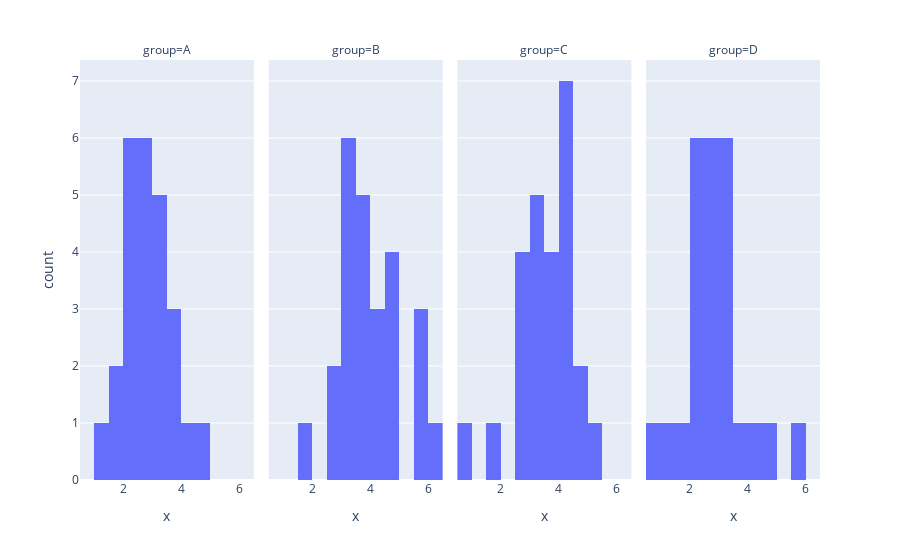

Write notebook code for a chart like this one.
### Code cell
# x histograms by group
plotly.express.histogram(data1, x = "x", facet_col = "group")

### Figure 1 — Plotly figure (JSON) as saved in the notebook; plotly's stock layout.template omitted (floating-point values rounded to 4 significant figures)
{"data": [{"alignmentgroup": "True", "bingroup": "x", "hoverlabel": {"namelength": 0}, "hovertemplate": "group=A<br>x=%{x}<br>count=%{y}", "legendgroup": "", "marker": {"color": "#636efa"}, "name": "", "offsetgroup": "", "orientation": "v", "showlegend": false, "type": "histogram", "x": [2.234, 3.234, 2.152, 3.857, 3.58, 2.459, 3.426, 3.81, 2.395, 1.524, 2.652, 4.552, 2.687, 3.232, 4.171, 1.672, 2.697, 3.345, 3.473, 2.395, 2.997, 1.106, 2.854, 2.886, 2.252], "xaxis": "x", "yaxis": "y"}, {"alignmentgroup": "True", "bingroup": "x", "hoverlabel": {"namelength": 0}, "hovertemplate": "group=B<br>x=%{x}<br>count=%{y}", "legendgroup": "", "marker": {"color": "#636efa"}, "name": "", "offsetgroup": "", "orientation": "v", "showlegend": false, "type": "histogram", "x": [3.766, 3.636, 4.425, 4.64, 3.368, 3.923, 3.034, 4.73, 5.738, 3.13, 5.938, 3.432, 2.642, 3.799, 4.195, 4.627, 1.693, 3.16, 4.747, 3.732, 5.61, 3.256, 4.266, 2.981, 6.171], "xaxis": "x2", "yaxis": "y2"}, {"alignmentgroup": "True", "bingroup": "x", "hoverlabel": {"namelength": 0}, "hovertemplate": "group=C<br>x=%{x}<br>count=%{y}", "legendgroup": "", "marker": {"color": "#636efa"}, "name": "", "offsetgroup": "", "orientation": "v", "showlegend": false, "type": "histogram", "x": [2.979, 3.704, 3.312, 4.938, 3.093, 0.991, 3.534, 2.511, 3.156, 4.032, 2.784, 4.53, 3.803, 4.32, 4.229, 3.258, 4.232, 4.379, 3.76, 2.994, 1.842, 3.137, 5.099, 4.327, 4.18], "xaxis": "x3", "yaxis": "y3"}, {"alignmentgroup": "True", "bingroup": "x", "hoverlabel": {"namelength": 0}, "hovertemplate": "group=D<br>x=%{x}<br>count=%{y}", "legendgroup": "", "marker": {"color": "#636efa"}, "name": "", "offsetgroup": "", "orientation": "v", "showlegend": false, "type": "histogram", "x": [2.45, 2.573, 3.227, 3.093, 4.449, 1.48, 3.886, 3.222, 2.781, 5.532, 2.031, 3.454, 2.81, 2.38, 1.704, 2.71, 2.373, 3.177, 2.652, 4.733, 3.487, 2.688, 2.043, 2.222, 0.519], "xaxis": "x4", "yaxis": "y4"}], "layout": {"annotations": [{"font": {}, "showarrow": false, "text": "group=A", "x": 0.1175, "xanchor": "center", "xref": "paper", "y": 1, "yanchor": "bottom", "yref": "paper"}, {"font": {}, "showarrow": false, "text": "group=B", "x": 0.3725, "xanchor": "center", "xref": "paper", "y": 1, "yanchor": "bottom", "yref": "paper"}, {"font": {}, "showarrow": false, "text": "group=C", "x": 0.6275, "xanchor": "center", "xref": "paper", "y": 1, "yanchor": "bottom", "yref": "paper"}, {"font": {}, "showarrow": false, "text": "group=D", "x": 0.8825, "xanchor": "center", "xref": "paper", "y": 1, "yanchor": "bottom", "yref": "paper"}], "barmode": "relative", "legend": {"tracegroupgap": 0}, "margin": {"t": 60}, "xaxis": {"anchor": "y", "domain": [0, 0.235], "title": {"text": "x"}}, "xaxis2": {"anchor": "y2", "domain": [0.255, 0.49], "matches": "x", "title": {"text": "x"}}, "xaxis3": {"anchor": "y3", "domain": [0.51, 0.745], "matches": "x", "title": {"text": "x"}}, "xaxis4": {"anchor": "y4", "domain": [0.765, 1.0], "matches": "x", "title": {"text": "x"}}, "yaxis": {"anchor": "x", "domain": [0, 1], "title": {"text": "count"}}, "yaxis2": {"anchor": "x2", "domain": [0, 1], "matches": "y", "showticklabels": false}, "yaxis3": {"anchor": "x3", "domain": [0, 1], "matches": "y", "showticklabels": false}, "yaxis4": {"anchor": "x4", "domain": [0, 1], "matches": "y", "showticklabels": false}}}
